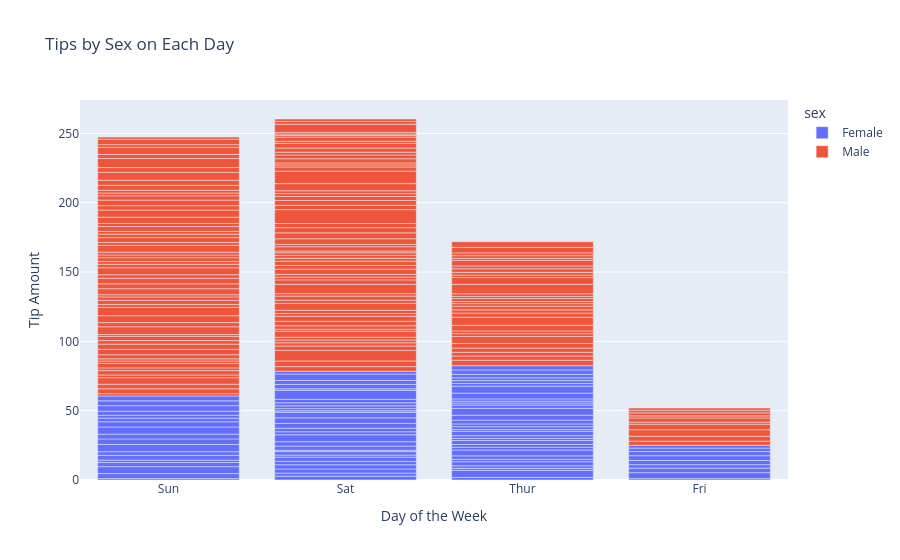

Notebook cell for this chart:
### Code cell
px.bar(
    df_tips, 
    x='day', 
    y='tip', 
    color='sex', 
    title='Tips by Sex on Each Day',
    labels={'tip': 'Tip Amount', 'day': 'Day of the Week'}
)

### Figure 1 — Plotly figure (JSON) as saved in the notebook; plotly's stock layout.template omitted (floating-point values rounded to 4 significant figures; data arrays with more than 128 entries replaced by an {"elided": "..."} marker saying what was removed)
{"data": [{"hovertemplate": "sex=Female<br>Day of the Week=%{x}<br>Tip Amount=%{y}<extra></extra>", "legendgroup": "Female", "marker": {"color": "#636efa", "pattern": {"shape": ""}}, "name": "Female", "orientation": "v", "showlegend": true, "textposition": "auto", "type": "bar", "x": ["Sun", "Sun", "Sun", "Sun", "Sun", "Sun", "Sat", "Sat", "Sat", "Sat", "Sat", "Sat", "Sun", "Sun", "Sat", "Sat", "Sat", "Sat", "Sat", "Sat", "Sat", "Thur", "Thur", "Fri", "Fri", "Fri", "Fri", "Fri", "Sat", "Sat", "Sat", "Sat", "Sat", "Sun", "Sun", "Thur", "Thur", "Thur", "Thur", "Thur", "Thur", "Thur", "Thur", "Thur", "Thur", "Thur", "Thur", "Thur", "Thur", "Thur", "Thur", "Thur", "Thur", "Thur", "Thur", "Thur", "Thur", "Sun", "Sun", "Sun", "Sun", "Sun", "Sat", "Sat", "Sun", "Sun", "Sun", "Thur", "Thur", "Thur", "Thur", "Thur", "Thur", "Thur", "Sat", "Sat", "Sat", "Sat", "Sat", "Fri", "Fri", "Fri", "Fri", "Sat", "Sat", "Sat", "Thur"], "xaxis": "x", "y": [1.01, 3.61, 5.0, 3.02, 1.67, 3.5, 2.75, 2.23, 3.0, 3.0, 2.45, 3.07, 2.6, 5.2, 1.5, 2.47, 1.0, 3.0, 3.14, 5.0, 2.2, 1.83, 5.17, 1.0, 4.3, 3.25, 2.5, 3.0, 2.5, 3.48, 4.08, 4.0, 1.0, 4.0, 3.5, 1.5, 1.8, 2.92, 1.68, 2.52, 4.2, 2.0, 2.0, 2.83, 1.5, 2.0, 3.25, 1.25, 2.0, 2.0, 2.75, 3.5, 5.0, 2.3, 1.5, 1.36, 1.63, 5.14, 3.75, 2.61, 2.0, 3.0, 1.61, 2.0, 4.0, 3.5, 3.5, 4.19, 5.0, 2.0, 2.01, 2.0, 2.5, 3.23, 2.23, 2.5, 6.5, 1.1, 3.09, 3.48, 3.0, 2.5, 2.0, 2.88, 4.67, 2.0, 3.0], "yaxis": "y"}, {"hovertemplate": "sex=Male<br>Day of the Week=%{x}<br>Tip Amount=%{y}<extra></extra>", "legendgroup": "Male", "marker": {"color": "#EF553B", "pattern": {"shape": ""}}, "name": "Male", "orientation": "v", "showlegend": true, "textposition": "auto", "type": "bar", "x": {"elided": "157 str values"}, "xaxis": "x", "y": {"elided": "157 float values"}, "yaxis": "y"}], "layout": {"barmode": "relative", "legend": {"title": {"text": "sex"}, "tracegroupgap": 0}, "title": {"text": "Tips by Sex on Each Day"}, "xaxis": {"anchor": "y", "domain": [0, 1], "title": {"text": "Day of the Week"}}, "yaxis": {"anchor": "x", "domain": [0, 1], "title": {"text": "Tip Amount"}}}}
